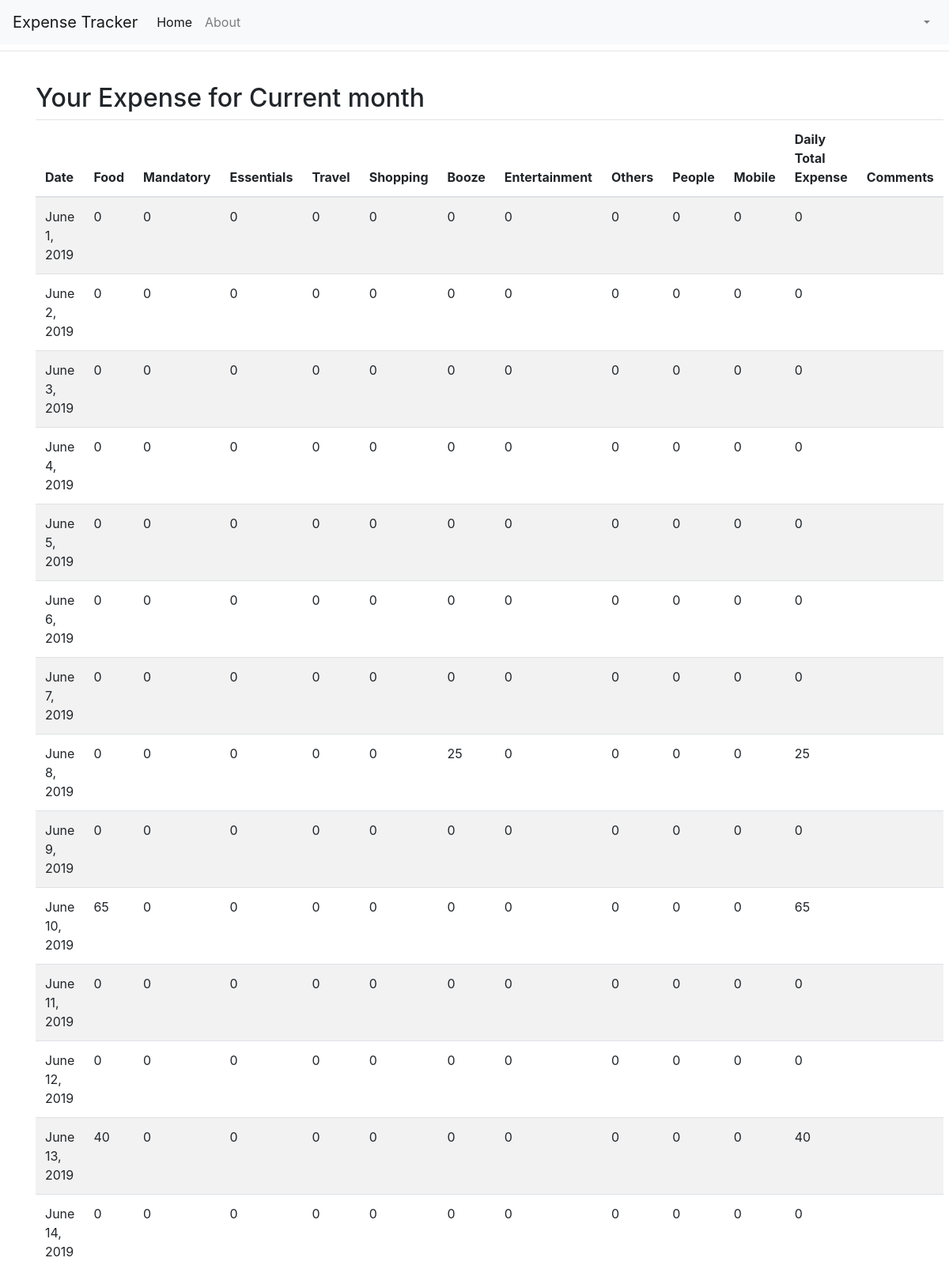
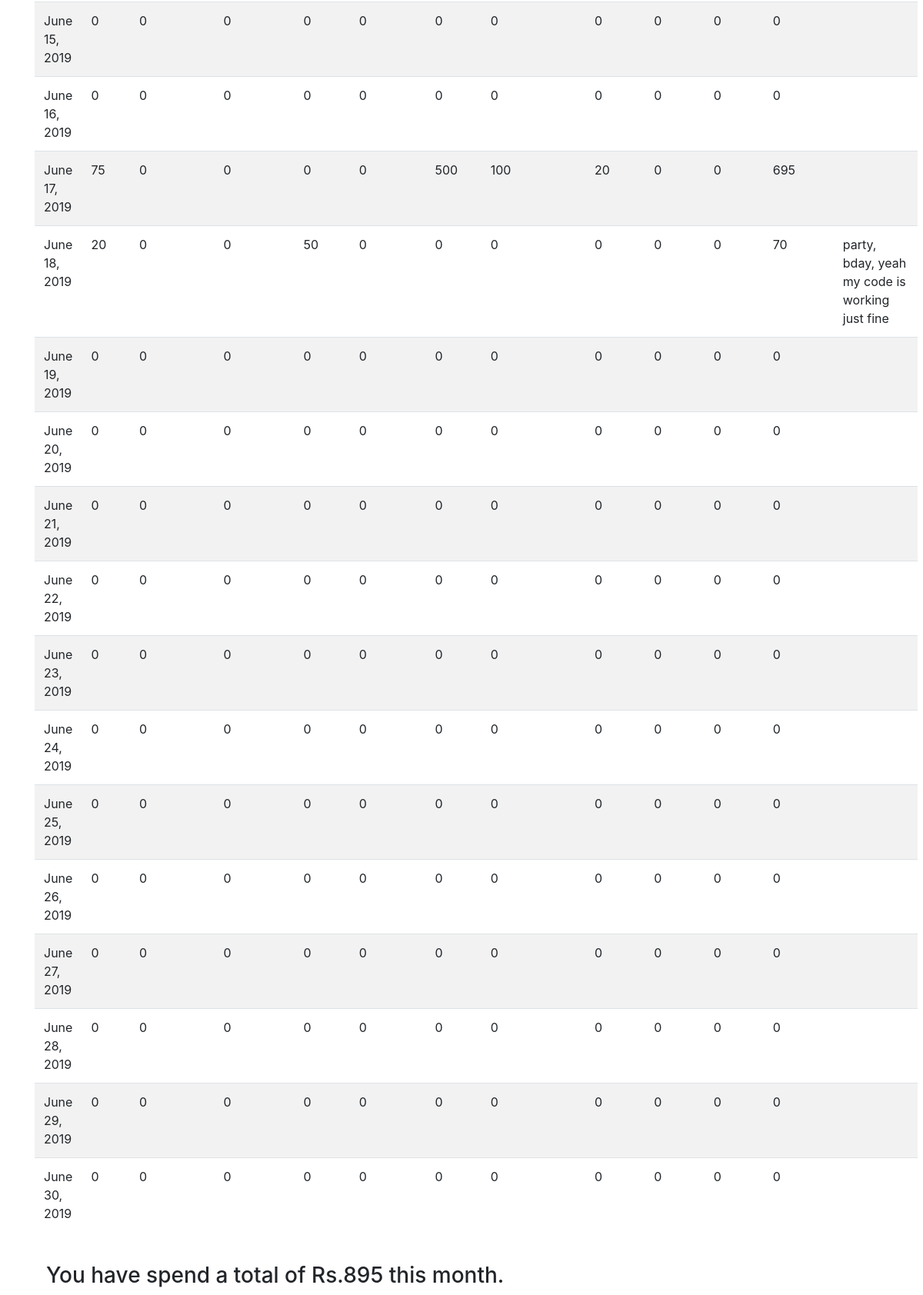
Screenshot of /viewexp/ (signed in) with the database file from the repository (2 pictures, top to bottom).
### Exp_trac_app/models.py (models this page shows, shortened)
class Expenditure(models.Model):
    mem_user=models.ForeignKey(fetched_user,related_name='Expense',on_delete=models.DO_NOTHING)
    date= models.DateField()
    food=models.IntegerField()
    mandatory=models.IntegerField()
    essentials=models.IntegerField()
    travel=models.IntegerField()
    shopping=models.IntegerField()
    booze=models.IntegerField()
    entertainment=models.IntegerField()
    people=models.IntegerField()
    others=models.IntegerField()
    mobile=models.IntegerField()
    per_day_total=models.IntegerField()
    comments=models.CharField(max_length=255)

### Exp_trac_app/views.py (the view)
# urls.py: path('viewexp/',views.ViewExp.as_view(),name='viewexp'),
class ViewExp(generic.ListView):
    model=Expenditure
    def get_queryset(self):
        return Expenditure.objects.filter(mem_user=self.request.user)
    def get_context_data(self, **kwargs):
        data = super().get_context_data(**kwargs)
        All_exp_data=Expenditure.objects.filter(mem_user=self.request.user)
        Total_Monthly_Expense=0
        for sing_exp in All_exp_data:
            if sing_exp.mem_user==self.request.user:
                sing_exp.per_day_total= sing_exp.food + sing_exp.mandatory + sing_exp.essentials + sing_exp.travel + sing_exp.shopping + sing_exp.booze + sing_exp.entertainment + sing_exp.people + sing_exp.others + sing_exp.mobile
                Total_Monthly_Expense+=sing_exp.per_day_total
                sing_exp.save()
        data['Total_Monthly_Exp'] =Total_Monthly_Expense
        return data

### Exp_trac_app/templates/Exp_trac_app/expenditure_list.html (shortened to what this page needs)
{% extends 'base.html' %}
{% block content %}
  <div class="container">
    <h2>Your Expense for Current month</h2>
      <table class="table table-striped">
        <thead>
          <tr>
            <th>Date</th>
            <th>Food</th>
            <th>Mandatory</th>
            <th>Essentials</th>
            <th>Travel</th>
            <th>Shopping</th>
            <th>Booze</th>
            <th>Entertainment</th>
            <th>Others</th>
            <th>People</th>
            <th>Mobile</th>
            <th>Daily Total Expense</th>
            <th>Comments</th>
          </tr>
        </thead>
        <tbody>
        {% for expenditure in expenditure_list %}
          {% if expenditure.mem_user == user %}
          <tr>
            <td>{{expenditure.date}}</td>
            <td>{{expenditure.food}}</td>
            <td>{{expenditure.mandatory}}</td>
            <td>{{expenditure.essentials}}</td>
            <td>{{expenditure.travel}}</td>
            <td>{{expenditure.shopping}}</td>
            <td>{{expenditure.booze}}</td>
            <td>{{expenditure.entertainment}}</td>
            <td>{{expenditure.people}}</td>
            <td>{{expenditure.others}}</td>
            <td>{{expenditure.mobile}}</td>
            <td>{{expenditure.per_day_total}}</td>
            <td>{{expenditure.comments}}</td>
          </tr>
          {% endif %}
        {% endfor %}
        </tbody>
      </table>
    </div>
    <br>
    <div class="container">
      <div class="col-sm-8">
        <h3>You have spend a total of Rs.{{ Total_Monthly_Exp }} this month.</h3>
      </div>
{% endblock %}

### rows the page displays
Expenditure: date "June 1, 2019", food "0", mandatory "0", essentials "0", travel "0", shopping "0", booze "0", entertainment "0", people "0", others "0", mobile "0", per_day_total "0"
Expenditure: date "June 2, 2019", food "0", mandatory "0", essentials "0", travel "0", shopping "0", booze "0", entertainment "0", people "0", others "0", mobile "0", per_day_total "0"
Expenditure: date "June 3, 2019", food "0", mandatory "0", essentials "0", travel "0", shopping "0", booze "0", entertainment "0", people "0", others "0", mobile "0", per_day_total "0"
Expenditure: date "June 4, 2019", food "0", mandatory "0", essentials "0", travel "0", shopping "0", booze "0", entertainment "0", people "0", others "0", mobile "0", per_day_total "0"
Expenditure: date "June 5, 2019", food "0", mandatory "0", essentials "0", travel "0", shopping "0", booze "0", entertainment "0", people "0", others "0", mobile "0", per_day_total "0"
Expenditure: date "June 6, 2019", food "0", mandatory "0", essentials "0", travel "0", shopping "0", booze "0", entertainment "0", people "0", others "0", mobile "0", per_day_total "0"
Expenditure: date "June 7, 2019", food "0", mandatory "0", essentials "0", travel "0", shopping "0", booze "0", entertainment "0", people "0", others "0", mobile "0", per_day_total "0"
Expenditure: date "June 8, 2019", food "0", mandatory "0", essentials "0", travel "0", shopping "0", booze "25", entertainment "0", people "0", others "0", mobile "0", per_day_total "25"
Expenditure: date "June 9, 2019", food "0", mandatory "0", essentials "0", travel "0", shopping "0", booze "0", entertainment "0", people "0", others "0", mobile "0", per_day_total "0"
Expenditure: date "June 10, 2019", food "65", mandatory "0", essentials "0", travel "0", shopping "0", booze "0", entertainment "0", people "0", others "0", mobile "0", per_day_total "65"
Expenditure: date "June 11, 2019", food "0", mandatory "0", essentials "0", travel "0", shopping "0", booze "0", entertainment "0", people "0", others "0", mobile "0", per_day_total "0"
Expenditure: date "June 12, 2019", food "0", mandatory "0", essentials "0", travel "0", shopping "0", booze "0", entertainment "0", people "0", others "0", mobile "0", per_day_total "0"
Expenditure: date "June 13, 2019", food "40", mandatory "0", essentials "0", travel "0", shopping "0", booze "0", entertainment "0", people "0", others "0", mobile "0", per_day_total "40"
Expenditure: date "June 14, 2019", food "0", mandatory "0", essentials "0", travel "0", shopping "0", booze "0", entertainment "0", people "0", others "0", mobile "0", per_day_total "0"
Expenditure: date "June 15, 2019", food "0", mandatory "0", essentials "0", travel "0", shopping "0", booze "0", entertainment "0", people "0", others "0", mobile "0", per_day_total "0"
Expenditure: date "June 16, 2019", food "0", mandatory "0", essentials "0", travel "0", shopping "0", booze "0", entertainment "0", people "0", others "0", mobile "0", per_day_total "0"
Expenditure: date "June 17, 2019", food "75", mandatory "0", essentials "0", travel "0", shopping "0", booze "500", entertainment "100", people "20", others "0", mobile "0", per_day_total "695"
Expenditure: date "June 18, 2019", food "20", mandatory "0", essentials "0", travel "50", shopping "0", booze "0", entertainment "0", people "0", others "0", mobile "0", per_day_total "70", comments "party, bday, yeah my code is working just fine"
Expenditure: date "June 19, 2019", food "0", mandatory "0", essentials "0", travel "0", shopping "0", booze "0", entertainment "0", people "0", others "0", mobile "0", per_day_total "0"
Expenditure: date "June 20, 2019", food "0", mandatory "0", essentials "0", travel "0", shopping "0", booze "0", entertainment "0", people "0", others "0", mobile "0", per_day_total "0"
Expenditure: date "June 21, 2019", food "0", mandatory "0", essentials "0", travel "0", shopping "0", booze "0", entertainment "0", people "0", others "0", mobile "0", per_day_total "0"
Expenditure: date "June 22, 2019", food "0", mandatory "0", essentials "0", travel "0", shopping "0", booze "0", entertainment "0", people "0", others "0", mobile "0", per_day_total "0"
Expenditure: date "June 23, 2019", food "0", mandatory "0", essentials "0", travel "0", shopping "0", booze "0", entertainment "0", people "0", others "0", mobile "0", per_day_total "0"
Expenditure: date "June 24, 2019", food "0", mandatory "0", essentials "0", travel "0", shopping "0", booze "0", entertainment "0", people "0", others "0", mobile "0", per_day_total "0"
Expenditure: date "June 25, 2019", food "0", mandatory "0", essentials "0", travel "0", shopping "0", booze "0", entertainment "0", people "0", others "0", mobile "0", per_day_total "0"
Expenditure: date "June 26, 2019", food "0", mandatory "0", essentials "0", travel "0", shopping "0", booze "0", entertainment "0", people "0", others "0", mobile "0", per_day_total "0"
Expenditure: date "June 27, 2019", food "0", mandatory "0", essentials "0", travel "0", shopping "0", booze "0", entertainment "0", people "0", others "0", mobile "0", per_day_total "0"
Expenditure: date "June 28, 2019", food "0", mandatory "0", essentials "0", travel "0", shopping "0", booze "0", entertainment "0", people "0", others "0", mobile "0", per_day_total "0"
Expenditure: date "June 29, 2019", food "0", mandatory "0", essentials "0", travel "0", shopping "0", booze "0", entertainment "0", people "0", others "0", mobile "0", per_day_total "0"
Expenditure: date "June 30, 2019", food "0", mandatory "0", essentials "0", travel "0", shopping "0", booze "0", entertainment "0", people "0", others "0", mobile "0", per_day_total "0"

### other values shown
{{ Total_Monthly_Exp }} "895"
